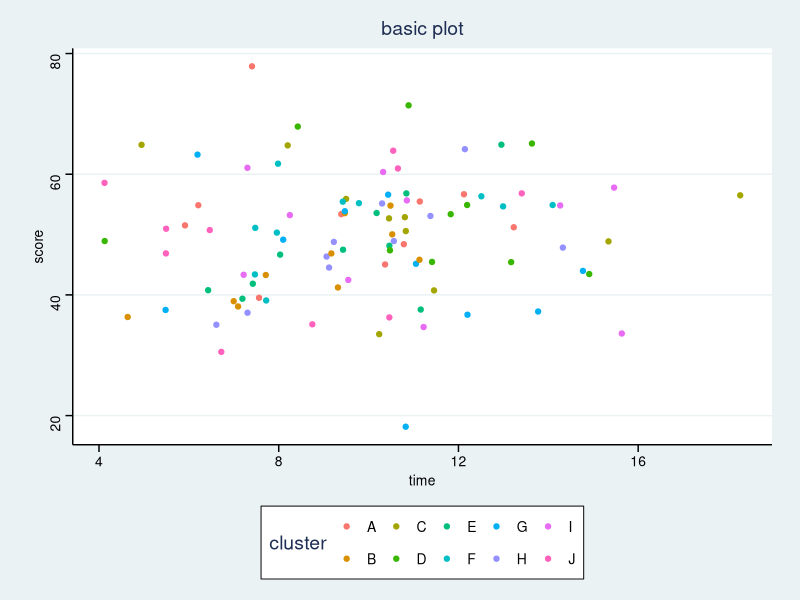
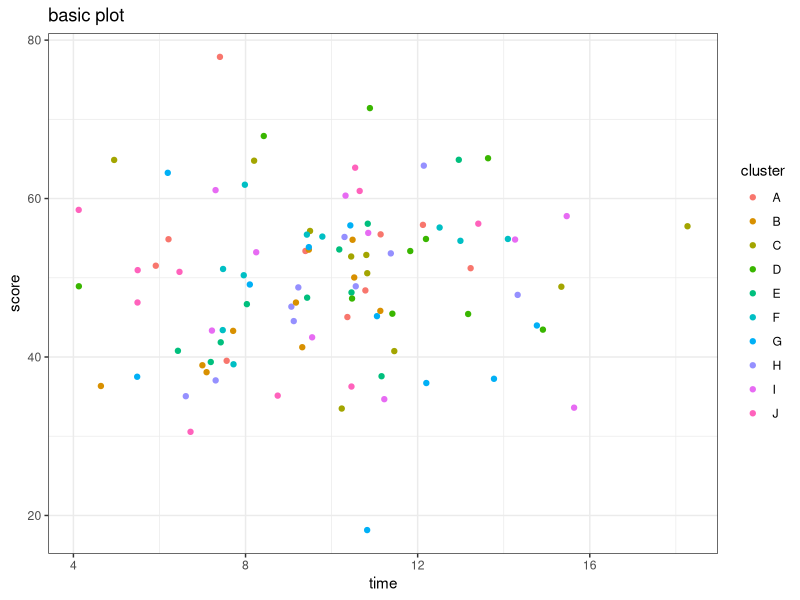
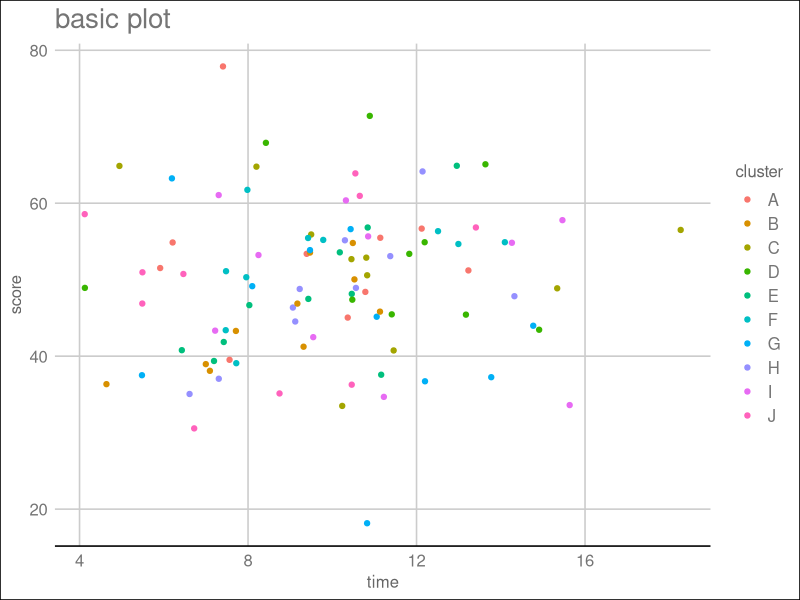
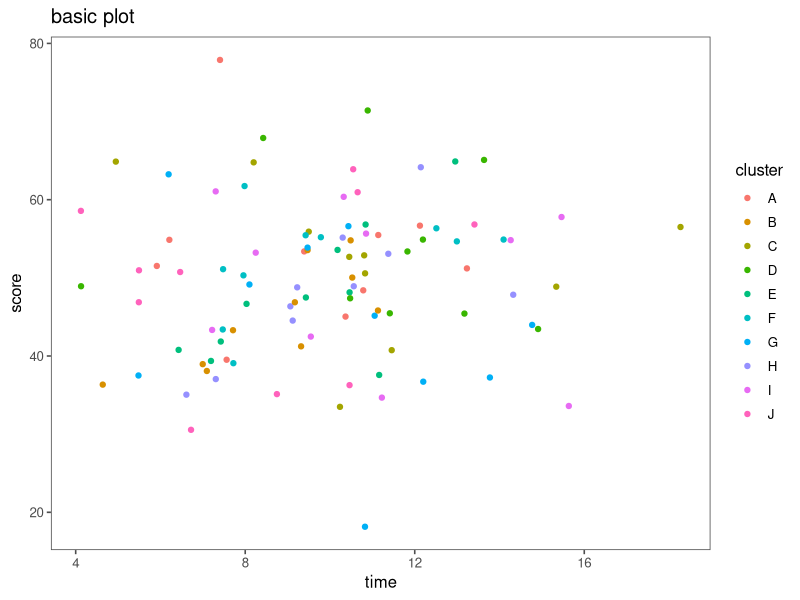
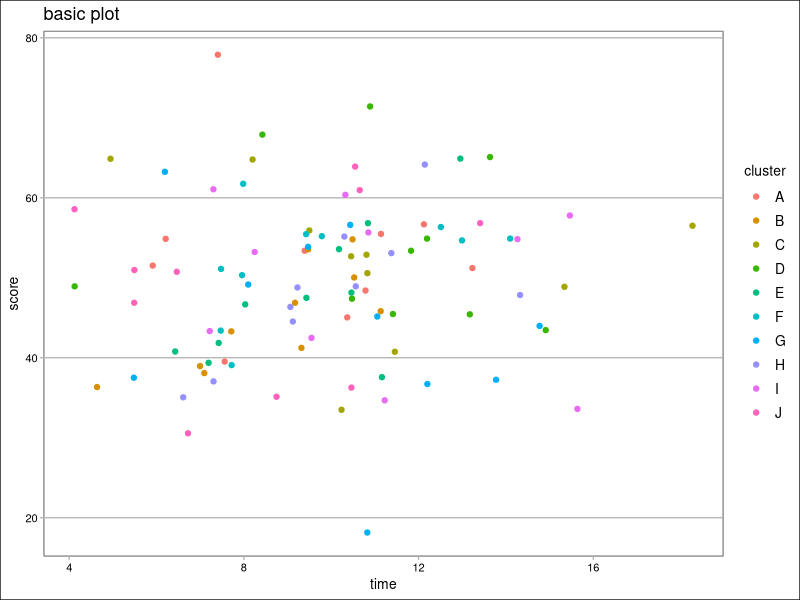
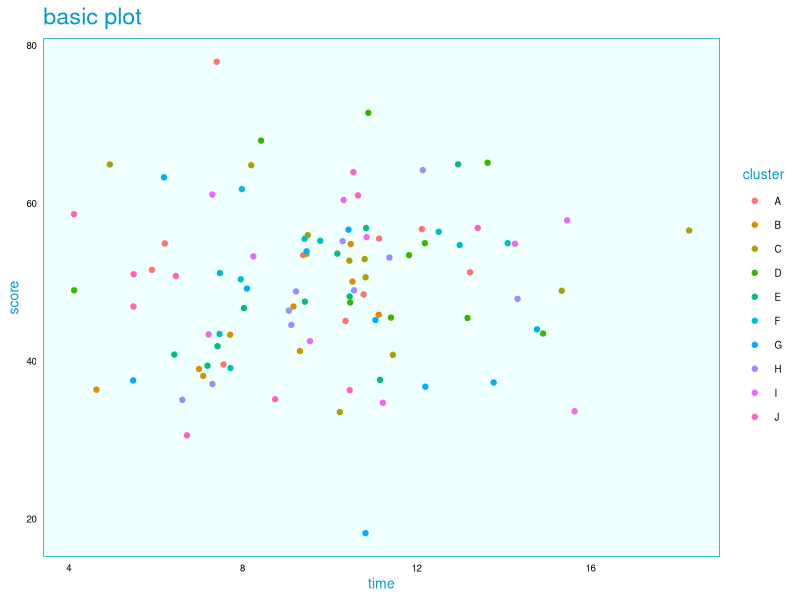

These figures' R source, in order:
# load packages
library(tidyverse)
library(ggthemes)

# create fake dataset
score <- rnorm(100, 50, 10)
time <- rnorm(100, 10, 3)
name <- LETTERS[1:10]
cluster <- rep(name, 10)
df <- tibble(score, time, cluster)
df

# create basic plot
basic_plot <- ggplot(df, aes(time, score, color = cluster)) +
  geom_point() +
  ggtitle('basic plot') 

# add existing theme to basic plot
basic_plot + theme_stata()
basic_plot + theme_bw()
basic_plot + theme_gdocs()
basic_plot + theme_few()
basic_plot + theme_calc()

# add theme to basic plot
basic_plot + 
  #text themes
  theme(
  axis.title = element_text(
    size = 10 ,
    family = 'sans',
    color = 'deepskyblue3',
    face = 'plain'
    ),
  title = element_text(
    size = 14,
    family = 'sans' ,
    color = 'deepskyblue3',
    face = 'plain'),
  axis.text.x = element_text(
    color = 'black',
    size = 7,
    face = 'plain'
  ),
  axis.text.y = element_text(
    color = 'black',
    size = 7,
    face = 'plain'
  ),
  #line themes
  axis.ticks = element_blank(),
  panel.grid = element_blank(),
  #rect themes
  panel.background = element_rect(
    color = 'deepskyblue3', fill = 'azure'),
  strip.background = element_rect(
    color = ''),
  plot.background = element_rect(
    fill = 'white'),
  #legend 
  legend.position = 'right',
  legend.background = element_blank(),
  legend.key = element_blank(),
  legend.text = element_text(
    color = 'black',
    size = 7
  ),
  legend.title = element_text(
    size = 10
  )
)


